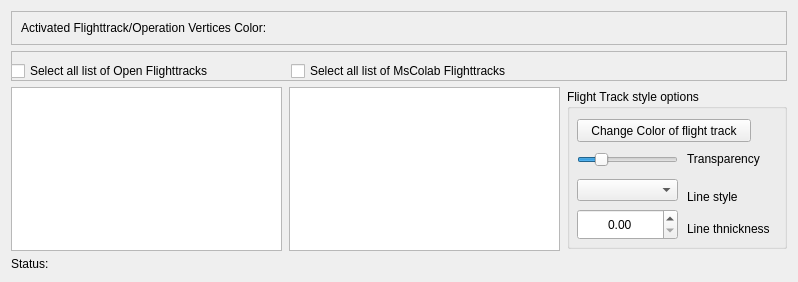
<?xml version="1.0" encoding="UTF-8"?>
<ui version="4.0">
 <class>MultipleViewWidget</class>
 <widget class="QWidget" name="MultipleViewWidget">
  <property name="geometry">
   <rect>
    <x>0</x>
    <y>0</y>
    <width>798</width>
    <height>282</height>
   </rect>
  </property>
  <property name="sizePolicy">
   <sizepolicy hsizetype="Preferred" vsizetype="Minimum">
    <horstretch>0</horstretch>
    <verstretch>0</verstretch>
   </sizepolicy>
  </property>
  <property name="windowTitle">
   <string>Form</string>
  </property>
  <layout class="QVBoxLayout" name="verticalLayout_2">
   <item>
    <widget class="QFrame" name="frame_2">
     <property name="sizePolicy">
      <sizepolicy hsizetype="Preferred" vsizetype="Fixed">
       <horstretch>0</horstretch>
       <verstretch>10</verstretch>
      </sizepolicy>
     </property>
     <property name="minimumSize">
      <size>
       <width>0</width>
       <height>20</height>
      </size>
     </property>
     <property name="frameShape">
      <enum>QFrame::StyledPanel</enum>
     </property>
     <property name="frameShadow">
      <enum>QFrame::Raised</enum>
     </property>
     <layout class="QHBoxLayout" name="horizontalLayout_3">
      <item>
       <widget class="QLabel" name="ft_color_label">
        <property name="sizePolicy">
         <sizepolicy hsizetype="Preferred" vsizetype="Preferred">
          <horstretch>0</horstretch>
          <verstretch>0</verstretch>
         </sizepolicy>
        </property>
        <property name="text">
         <string>Activated Flighttrack/Operation Vertices Color: </string>
        </property>
       </widget>
      </item>
      <item>
       <widget class="QLabel" name="colorPixmap">
        <property name="sizePolicy">
         <sizepolicy hsizetype="Expanding" vsizetype="Minimum">
          <horstretch>0</horstretch>
          <verstretch>0</verstretch>
         </sizepolicy>
        </property>
        <property name="text">
         <string/>
        </property>
       </widget>
      </item>
     </layout>
    </widget>
   </item>
   <item>
    <widget class="QFrame" name="frame_4">
     <property name="sizePolicy">
      <sizepolicy hsizetype="Minimum" vsizetype="Fixed">
       <horstretch>50</horstretch>
       <verstretch>100</verstretch>
      </sizepolicy>
     </property>
     <property name="minimumSize">
      <size>
       <width>0</width>
       <height>30</height>
      </size>
     </property>
     <property name="frameShape">
      <enum>QFrame::StyledPanel</enum>
     </property>
     <property name="frameShadow">
      <enum>QFrame::Raised</enum>
     </property>
     <widget class="QCheckBox" name="cbSlectAll1">
      <property name="geometry">
       <rect>
        <x>0</x>
        <y>10</y>
        <width>231</width>
        <height>20</height>
       </rect>
      </property>
      <property name="text">
       <string>Select all list of Open Flighttracks</string>
      </property>
     </widget>
     <widget class="QCheckBox" name="cbSlectAll2">
      <property name="geometry">
       <rect>
        <x>280</x>
        <y>10</y>
        <width>251</width>
        <height>20</height>
       </rect>
      </property>
      <property name="text">
       <string>Select all list of MsColab Flighttracks</string>
      </property>
     </widget>
    </widget>
   </item>
   <item>
    <layout class="QHBoxLayout" name="horizontalLayout">
     <property name="spacing">
      <number>7</number>
     </property>
     <property name="sizeConstraint">
      <enum>QLayout::SetMinimumSize</enum>
     </property>
     <item>
      <layout class="QHBoxLayout" name="horizontalLayout_2">
       <item>
        <widget class="QListWidget" name="list_flighttrack">
         <property name="sizePolicy">
          <sizepolicy hsizetype="Expanding" vsizetype="MinimumExpanding">
           <horstretch>0</horstretch>
           <verstretch>0</verstretch>
          </sizepolicy>
         </property>
         <property name="toolTip">
          <string>List of Open Flighttracks.
Check box to activate and display track on topview.</string>
         </property>
         <property name="sizeAdjustPolicy">
          <enum>QAbstractScrollArea::AdjustToContents</enum>
         </property>
        </widget>
       </item>
       <item>
        <widget class="QListWidget" name="list_operation_track">
         <property name="sizePolicy">
          <sizepolicy hsizetype="Expanding" vsizetype="MinimumExpanding">
           <horstretch>0</horstretch>
           <verstretch>250</verstretch>
          </sizepolicy>
         </property>
         <property name="toolTip">
          <string>List of Mscolab Operations.
Check box to activate and display track on topview.</string>
         </property>
         <property name="sizeAdjustPolicy">
          <enum>QAbstractScrollArea::AdjustToContents</enum>
         </property>
        </widget>
       </item>
       <item>
        <widget class="QGroupBox" name="groupBox">
         <property name="sizePolicy">
          <sizepolicy hsizetype="Fixed" vsizetype="Fixed">
           <horstretch>0</horstretch>
           <verstretch>0</verstretch>
          </sizepolicy>
         </property>
         <property name="minimumSize">
          <size>
           <width>220</width>
           <height>160</height>
          </size>
         </property>
         <property name="title">
          <string>Flight Track style options</string>
         </property>
         <widget class="QPushButton" name="pushButton_color">
          <property name="geometry">
           <rect>
            <x>10</x>
            <y>30</y>
            <width>174</width>
            <height>23</height>
           </rect>
          </property>
          <property name="sizePolicy">
           <sizepolicy hsizetype="Minimum" vsizetype="Fixed">
            <horstretch>0</horstretch>
            <verstretch>0</verstretch>
           </sizepolicy>
          </property>
          <property name="text">
           <string>Change Color of flight track</string>
          </property>
         </widget>
         <widget class="QLabel" name="label">
          <property name="geometry">
           <rect>
            <x>120</x>
            <y>130</y>
            <width>101</width>
            <height>20</height>
           </rect>
          </property>
          <property name="text">
           <string>Line thnickness</string>
          </property>
         </widget>
         <widget class="QDoubleSpinBox" name="dsbx_linewidth">
          <property name="geometry">
           <rect>
            <x>10</x>
            <y>120</y>
            <width>101</width>
            <height>31</height>
           </rect>
          </property>
          <property name="sizePolicy">
           <sizepolicy hsizetype="Fixed" vsizetype="Fixed">
            <horstretch>0</horstretch>
            <verstretch>0</verstretch>
           </sizepolicy>
          </property>
          <property name="alignment">
           <set>Qt::AlignCenter</set>
          </property>
         </widget>
         <widget class="QLabel" name="label_3">
          <property name="geometry">
           <rect>
            <x>120</x>
            <y>100</y>
            <width>61</width>
            <height>16</height>
           </rect>
          </property>
          <property name="text">
           <string>Line style</string>
          </property>
         </widget>
         <widget class="QComboBox" name="cbLineStyle">
          <property name="geometry">
           <rect>
            <x>10</x>
            <y>90</y>
            <width>101</width>
            <height>22</height>
           </rect>
          </property>
         </widget>
         <widget class="QLabel" name="label_2">
          <property name="geometry">
           <rect>
            <x>120</x>
            <y>60</y>
            <width>81</width>
            <height>20</height>
           </rect>
          </property>
          <property name="text">
           <string>Transparency</string>
          </property>
         </widget>
         <widget class="QSlider" name="hsTransparencyControl">
          <property name="geometry">
           <rect>
            <x>10</x>
            <y>60</y>
            <width>101</width>
            <height>21</height>
           </rect>
          </property>
          <property name="value">
           <number>20</number>
          </property>
          <property name="orientation">
           <enum>Qt::Horizontal</enum>
          </property>
         </widget>
        </widget>
       </item>
      </layout>
     </item>
    </layout>
   </item>
   <item>
    <widget class="QLabel" name="labelStatus">
     <property name="text">
      <string>Status: </string>
     </property>
    </widget>
   </item>
  </layout>
 </widget>
 <resources/>
 <connections/>
</ui>
